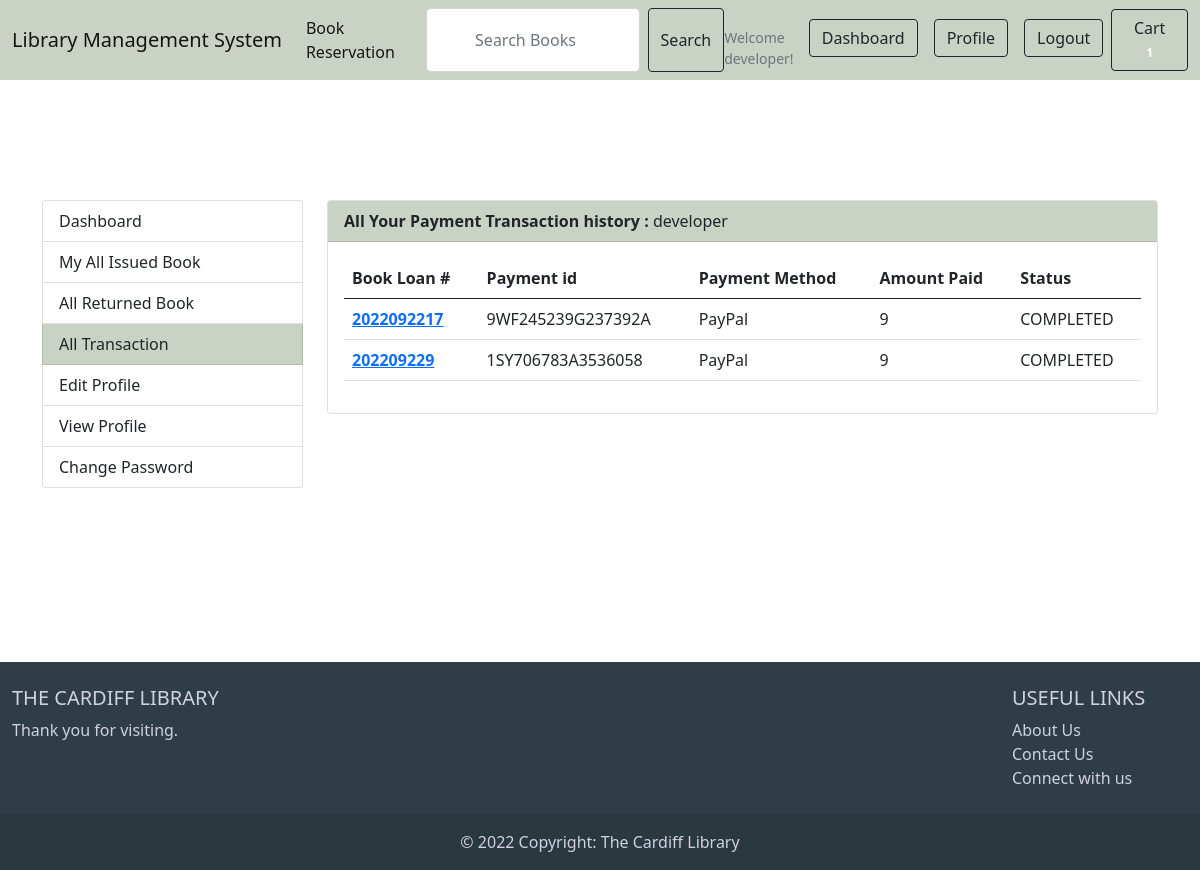
The page /accounts/my_books_returned_transaction/ (signed in) on the database its author committed.
### accounts/models.py (models this page shows, shortened)
class Account(AbstractBaseUser):
    first_name = models.CharField(max_length=50)
    last_name = models.CharField(max_length=50)
    username = models.CharField(max_length=50,unique=True)
    email = models.EmailField(max_length=50,unique=True)
    phone_number = models.CharField(max_length=50)
    date_joined = models.DateTimeField(auto_now_add=True)
    last_login  = models.DateTimeField(auto_now_add=True)
    is_admin    = models.BooleanField(default=False)
    is_staff    = models.BooleanField(default=False)
    is_active    = models.BooleanField(default=False)
    is_superadmin    = models.BooleanField(default=False)
    USERNAME_FIELD = 'email'
    REQUIRED_FIELDS = ['username', 'first_name', 'last_name']
    objects = MyAccountManager()

### bookloan/models.py (models this page shows, shortened)
class Payment(models.Model):
    user = models.ForeignKey(Account, on_delete=models.CASCADE)
    payment_id = models.CharField(max_length=100)
    bookloan_id = models.CharField(max_length=100)
    payment_method = models.CharField(max_length=100)
    amount_paid = models.CharField(max_length=100)
    status = models.CharField(max_length=100)
    created_at = models.DateTimeField(auto_now_add=True)

### accounts/views.py (the view)
# urls.py: path('my_books_returned_transaction/',views.my_books_returned_transaction,name='my_books_returned_transaction'),
def my_books_returned_transaction(request):
    payments = Payment.objects.filter(user=request.user)
    context ={
        'payments': payments,
    }
    return render(request,'accounts/my_books_returned_transaction.html',context)

### carts/context_processors.py (called while the page is built)
def counter(request):
    cart_count = 0
    if 'admin' in request.path:
        return{}
    else:
        try:
            cart = Cart.objects.filter(cart_id=_cart_id(request))
            if request.user.is_authenticated:
                cart_items=CartItem.objects.all().filter(user=request.user)
            else:
                cart_items = CartItem.objects.all().filter(cart = cart[:1])
            for cart_item in cart_items:
                cart_count +=cart_item.quantity
        except Cart.DoesNotExist:
            cart_count = 0
    return dict(cart_count=cart_count)

### carts/views.py (called while the page is built)
def _cart_id(request):
    cart = request.session.session_key
    if not cart:
        cart = request.session.create()
    return cart

### genre/context_processors.py (called while the page is built)
def menu_links(request):
    links = Genre.objects.all()
    return dict(links=links)

### templates/accounts/my_books_returned_transaction.html (shortened to what this page needs)
{%extends 'base.html'%}
{%load static%}
{%block content%}
<header class="section-header">
<nav class="navbar navbar-expand-lg fixed-top navbar-light " style="background-color: #cad2c5;">
    <div class="container-fluid">
        <a class="navbar-brand" href="#">Library Management System</a>
        <div class="collapse navbar-collapse" id="navbarSupportedContent">
            <ul class="navbar-nav me-auto mb-2 mb-lg-0">
                <li class="nav-item ">
                    <a class="nav-link active" aria-current="page" href="{%url 'bookstore'%}" >Book Reservation</a>
                </li>
                <form class="d-flex">
                    <input class="form-control me-2" type="search" placeholder="Search Books" aria-label="Search">
                    <button class="btn btn-outline-dark" type="submit">Search</button>
                </form>
            </ul>
             {% if user.id is None %}
            <ul class="navbar-nav ms-auto">
                <small class="title text-muted mt-3 text-black" style="color: black;">Welcome Guest!</small>
                <li class="nav-item ms-auto">
                    <a class="nav-link active" aria-current="page" href="{%url 'login'%}">
                        <button type="button" class="btn btn-outline-dark"><i
                                class="fa-solid fa-arrow-right-to-bracket"></i> Log In</button>
                    </a>
                </li>
                <li class="nav-item ms-auto">
                    <a class="nav-link active" aria-current="page" href="{%url 'register'%}"><button type="button"
                            class="btn btn-outline-dark ">Register</button></a>
                </li>
            </ul>
            {% else %}
            <ul class="navbar-nav ms-auto">
                <small class="title text-muted mt-3 text-black" style="color: black;">Welcome {{user.first_name}}!</small>
                <li class="nav-item ms-auto">
                    <a class="nav-link active" aria-current="page" href="{%url 'dashboard'%}">
                        <button type="button" class="btn btn-outline-dark">Dashboard</button>
                    </a>
                </li>
                <li class="nav-item ms-auto">
                    <a class="nav-link active" aria-current="page" href="{%url 'view_profile'%}">
                        <button type="button" class="btn btn-outline-dark">Profile</button>
                    </a>
                </li>
                <li class="nav-item ms-auto">
                    <a class="nav-link active" aria-current="page" href="{%url 'logout'%}"><button type="button"
                            class="btn btn-outline-dark ">Logout</button></a>
                </li>
            </ul>
            {% endif %}
            <a href="{%url 'cart'%}" class="btn btn-outline-dark ml-3">
              Cart
              <span class="badge badge-pill badge-danger notify">{{cart_count}}</span>
            </a>
        </div>
    </div>
</nav>
</header>
<div class="container" style="margin-top:200px">
	<div class="row">
    {% include 'includes/dashboard_sidebar.html'%}
	<main class="col-md-9">
		<article class="card">
		<header class="card-header" style="background-color: #cad2c5;">
			<strong class="d-inline-block mr-3">All Your Payment Transaction history :</strong>
			<span>{{user.first_name}}</span>
		</header>
		<div class="card-body">
      <div class="row">
          <div class="col-md-12">
            {%if payments%}
            <table class="table table-hover">
              <thead>
                <tr>
                  <th scope="col">Book Loan #</th>
                  <th scope="col">Payment id</th>
                  <th scope="col">Payment Method</th>
                  <th scope="col">Amount Paid</th>
                  <th scope="col">Status</th>
                </tr>
              </thead>
              <tbody>
                {% for payment in payments %}
                <tr>
                  <th scope="row"><a href="{% url 'my_books_ordered_details' payment.bookloan_id %}">{{payment.bookloan_id}}</a></th>
                  <td>{{payment.payment_id}}</td>
                  <td>{{payment.payment_method}}</td>
                  <td>{{payment.amount_paid}}</td>
                  <td>{{payment.status}}</td>
                </tr>
                {%endfor%}
              </tbody>
            </table>
            {%else%}
            <h2 class="text-center" style="margin-top:50px">No Payment History</h2>
            <br>
            <div class="text-center">
              <a href="{% url 'bookstore' %}" class="btn btn-primary">Continue Exploring Books </a>
              </div>
            {%endif%}
           </div>
      </div>
</article>
	</main>
</div>
<div style="height:150px">
  </div>
</div>
{%endblock%}

### templates/includes/navbar.html (style rules this page uses)
input { border: 1px solid rgb(46, 189, 235); border-radius: 3px; font-size: 1em; outline: none; padding: .2em .4em; width: 60px; text-align: center; }

### rows shown on the page
Account: first_name "developer"
Payment: bookloan_id "2022092217", payment_id "9WF245239G237392A", payment_method "PayPal", amount_paid "9", status "COMPLETED"
Payment: bookloan_id "202209229", payment_id "1SY706783A3536058", payment_method "PayPal", amount_paid "9", status "COMPLETED"

### other values the page prints
{{ cart_count }} "1"
